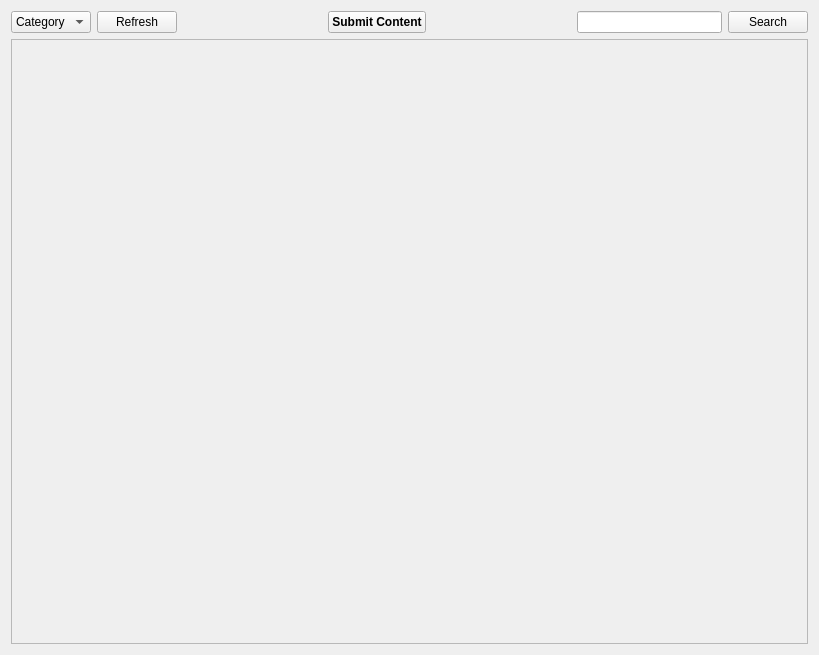
<?xml version="1.0" encoding="UTF-8"?>
<ui version="4.0">
 <class>Page</class>
 <widget class="QWidget" name="Page">
  <property name="geometry">
   <rect>
    <x>0</x>
    <y>0</y>
    <width>819</width>
    <height>655</height>
   </rect>
  </property>
  <layout class="QVBoxLayout" name="verticalLayout">
   <item>
    <layout class="QHBoxLayout" name="horizontalLayout" stretch="0,0,1,0,1,1,0">
     <item>
      <widget class="QComboBox" name="categoryBox">
       <item>
        <property name="text">
         <string>Category</string>
        </property>
       </item>
      </widget>
     </item>
     <item>
      <widget class="QPushButton" name="refreshButton">
       <property name="text">
        <string>Refresh</string>
       </property>
      </widget>
     </item>
     <item>
      <spacer name="horizontalSpacer">
       <property name="orientation">
        <enum>Qt::Horizontal</enum>
       </property>
       <property name="sizeHint" stdset="0">
        <size>
         <width>40</width>
         <height>20</height>
        </size>
       </property>
      </spacer>
     </item>
     <item>
      <widget class="QPushButton" name="submitButton">
       <property name="font">
        <font>
         <weight>75</weight>
         <bold>true</bold>
        </font>
       </property>
       <property name="text">
        <string>Submit Content</string>
       </property>
      </widget>
     </item>
     <item>
      <spacer name="horizontalSpacer_3">
       <property name="orientation">
        <enum>Qt::Horizontal</enum>
       </property>
       <property name="sizeHint" stdset="0">
        <size>
         <width>40</width>
         <height>20</height>
        </size>
       </property>
      </spacer>
     </item>
     <item>
      <widget class="QLineEdit" name="lineEdit">
       <property name="sizePolicy">
        <sizepolicy hsizetype="Preferred" vsizetype="Fixed">
         <horstretch>0</horstretch>
         <verstretch>0</verstretch>
        </sizepolicy>
       </property>
      </widget>
     </item>
     <item>
      <widget class="QPushButton" name="searchButton">
       <property name="text">
        <string>Search</string>
       </property>
      </widget>
     </item>
    </layout>
   </item>
   <item>
    <widget class="QScrollArea" name="scrollArea">
     <property name="horizontalScrollBarPolicy">
      <enum>Qt::ScrollBarAlwaysOff</enum>
     </property>
     <property name="widgetResizable">
      <bool>true</bool>
     </property>
     <widget class="QWidget" name="scrollAreaWidgetContents">
      <property name="geometry">
       <rect>
        <x>0</x>
        <y>0</y>
        <width>799</width>
        <height>604</height>
       </rect>
      </property>
     </widget>
    </widget>
   </item>
  </layout>
 </widget>
 <resources/>
 <connections/>
</ui>
